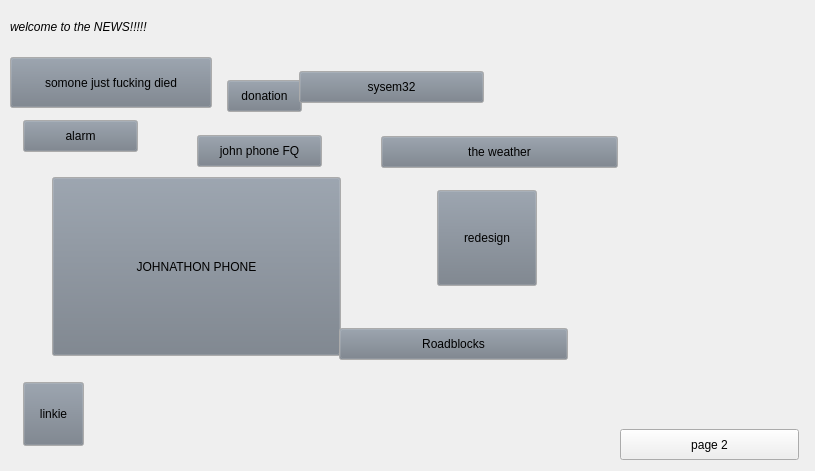
<?xml version="1.0" encoding="UTF-8"?>
<ui version="4.0">
 <class>MainWindow</class>
 <widget class="QMainWindow" name="MainWindow">
  <property name="geometry">
   <rect>
    <x>0</x>
    <y>0</y>
    <width>815</width>
    <height>471</height>
   </rect>
  </property>
  <property name="minimumSize">
   <size>
    <width>815</width>
    <height>471</height>
   </size>
  </property>
  <property name="maximumSize">
   <size>
    <width>815</width>
    <height>471</height>
   </size>
  </property>
  <property name="windowTitle">
   <string>the news</string>
  </property>
  <widget class="QWidget" name="centralwidget">
   <widget class="QPushButton" name="someoneDied">
    <property name="geometry">
     <rect>
      <x>10</x>
      <y>57</y>
      <width>202</width>
      <height>51</height>
     </rect>
    </property>
    <property name="palette">
     <palette>
      <active>
       <colorrole role="Button">
        <brush brushstyle="SolidPattern">
         <color alpha="100">
          <red>116</red>
          <green>125</green>
          <blue>136</blue>
         </color>
        </brush>
       </colorrole>
       <colorrole role="Text">
        <brush brushstyle="SolidPattern">
         <color alpha="255">
          <red>0</red>
          <green>0</green>
          <blue>0</blue>
         </color>
        </brush>
       </colorrole>
       <colorrole role="ButtonText">
        <brush brushstyle="SolidPattern">
         <color alpha="255">
          <red>0</red>
          <green>0</green>
          <blue>0</blue>
         </color>
        </brush>
       </colorrole>
      </active>
      <inactive>
       <colorrole role="Button">
        <brush brushstyle="SolidPattern">
         <color alpha="100">
          <red>116</red>
          <green>125</green>
          <blue>136</blue>
         </color>
        </brush>
       </colorrole>
       <colorrole role="Text">
        <brush brushstyle="SolidPattern">
         <color alpha="255">
          <red>0</red>
          <green>0</green>
          <blue>0</blue>
         </color>
        </brush>
       </colorrole>
       <colorrole role="ButtonText">
        <brush brushstyle="SolidPattern">
         <color alpha="255">
          <red>0</red>
          <green>0</green>
          <blue>0</blue>
         </color>
        </brush>
       </colorrole>
      </inactive>
      <disabled>
       <colorrole role="Button">
        <brush brushstyle="SolidPattern">
         <color alpha="100">
          <red>116</red>
          <green>125</green>
          <blue>136</blue>
         </color>
        </brush>
       </colorrole>
      </disabled>
     </palette>
    </property>
    <property name="text">
     <string>somone just fucking died</string>
    </property>
   </widget>
   <widget class="QLabel" name="welcomeTheNews">
    <property name="geometry">
     <rect>
      <x>10</x>
      <y>4</y>
      <width>445</width>
      <height>46</height>
     </rect>
    </property>
    <property name="font">
     <font>
      <italic>true</italic>
     </font>
    </property>
    <property name="styleSheet">
     <string notr="true">color: black;</string>
    </property>
    <property name="text">
     <string>welcome to the NEWS!!!!!</string>
    </property>
   </widget>
   <widget class="QPushButton" name="donation">
    <property name="geometry">
     <rect>
      <x>227</x>
      <y>80</y>
      <width>75</width>
      <height>32</height>
     </rect>
    </property>
    <property name="palette">
     <palette>
      <active>
       <colorrole role="Button">
        <brush brushstyle="SolidPattern">
         <color alpha="100">
          <red>116</red>
          <green>125</green>
          <blue>136</blue>
         </color>
        </brush>
       </colorrole>
       <colorrole role="Text">
        <brush brushstyle="SolidPattern">
         <color alpha="255">
          <red>0</red>
          <green>0</green>
          <blue>0</blue>
         </color>
        </brush>
       </colorrole>
       <colorrole role="ButtonText">
        <brush brushstyle="SolidPattern">
         <color alpha="255">
          <red>0</red>
          <green>0</green>
          <blue>0</blue>
         </color>
        </brush>
       </colorrole>
      </active>
      <inactive>
       <colorrole role="Button">
        <brush brushstyle="SolidPattern">
         <color alpha="100">
          <red>116</red>
          <green>125</green>
          <blue>136</blue>
         </color>
        </brush>
       </colorrole>
       <colorrole role="Text">
        <brush brushstyle="SolidPattern">
         <color alpha="255">
          <red>0</red>
          <green>0</green>
          <blue>0</blue>
         </color>
        </brush>
       </colorrole>
       <colorrole role="ButtonText">
        <brush brushstyle="SolidPattern">
         <color alpha="255">
          <red>0</red>
          <green>0</green>
          <blue>0</blue>
         </color>
        </brush>
       </colorrole>
      </inactive>
      <disabled>
       <colorrole role="Button">
        <brush brushstyle="SolidPattern">
         <color alpha="100">
          <red>116</red>
          <green>125</green>
          <blue>136</blue>
         </color>
        </brush>
       </colorrole>
      </disabled>
     </palette>
    </property>
    <property name="text">
     <string>donation</string>
    </property>
   </widget>
   <widget class="QPushButton" name="alarm">
    <property name="geometry">
     <rect>
      <x>23</x>
      <y>120</y>
      <width>115</width>
      <height>32</height>
     </rect>
    </property>
    <property name="palette">
     <palette>
      <active>
       <colorrole role="Button">
        <brush brushstyle="SolidPattern">
         <color alpha="100">
          <red>116</red>
          <green>125</green>
          <blue>136</blue>
         </color>
        </brush>
       </colorrole>
       <colorrole role="Text">
        <brush brushstyle="SolidPattern">
         <color alpha="255">
          <red>0</red>
          <green>0</green>
          <blue>0</blue>
         </color>
        </brush>
       </colorrole>
       <colorrole role="ButtonText">
        <brush brushstyle="SolidPattern">
         <color alpha="255">
          <red>0</red>
          <green>0</green>
          <blue>0</blue>
         </color>
        </brush>
       </colorrole>
      </active>
      <inactive>
       <colorrole role="Button">
        <brush brushstyle="SolidPattern">
         <color alpha="100">
          <red>116</red>
          <green>125</green>
          <blue>136</blue>
         </color>
        </brush>
       </colorrole>
       <colorrole role="Text">
        <brush brushstyle="SolidPattern">
         <color alpha="255">
          <red>0</red>
          <green>0</green>
          <blue>0</blue>
         </color>
        </brush>
       </colorrole>
       <colorrole role="ButtonText">
        <brush brushstyle="SolidPattern">
         <color alpha="255">
          <red>0</red>
          <green>0</green>
          <blue>0</blue>
         </color>
        </brush>
       </colorrole>
      </inactive>
      <disabled>
       <colorrole role="Button">
        <brush brushstyle="SolidPattern">
         <color alpha="100">
          <red>116</red>
          <green>125</green>
          <blue>136</blue>
         </color>
        </brush>
       </colorrole>
      </disabled>
     </palette>
    </property>
    <property name="text">
     <string>alarm</string>
    </property>
   </widget>
   <widget class="QPushButton" name="sysem32">
    <property name="geometry">
     <rect>
      <x>299</x>
      <y>71</y>
      <width>185</width>
      <height>32</height>
     </rect>
    </property>
    <property name="palette">
     <palette>
      <active>
       <colorrole role="Button">
        <brush brushstyle="SolidPattern">
         <color alpha="100">
          <red>116</red>
          <green>125</green>
          <blue>136</blue>
         </color>
        </brush>
       </colorrole>
       <colorrole role="Text">
        <brush brushstyle="SolidPattern">
         <color alpha="255">
          <red>0</red>
          <green>0</green>
          <blue>0</blue>
         </color>
        </brush>
       </colorrole>
       <colorrole role="ButtonText">
        <brush brushstyle="SolidPattern">
         <color alpha="255">
          <red>0</red>
          <green>0</green>
          <blue>0</blue>
         </color>
        </brush>
       </colorrole>
      </active>
      <inactive>
       <colorrole role="Button">
        <brush brushstyle="SolidPattern">
         <color alpha="100">
          <red>116</red>
          <green>125</green>
          <blue>136</blue>
         </color>
        </brush>
       </colorrole>
       <colorrole role="Text">
        <brush brushstyle="SolidPattern">
         <color alpha="255">
          <red>0</red>
          <green>0</green>
          <blue>0</blue>
         </color>
        </brush>
       </colorrole>
       <colorrole role="ButtonText">
        <brush brushstyle="SolidPattern">
         <color alpha="255">
          <red>0</red>
          <green>0</green>
          <blue>0</blue>
         </color>
        </brush>
       </colorrole>
      </inactive>
      <disabled>
       <colorrole role="Button">
        <brush brushstyle="SolidPattern">
         <color alpha="100">
          <red>116</red>
          <green>125</green>
          <blue>136</blue>
         </color>
        </brush>
       </colorrole>
      </disabled>
     </palette>
    </property>
    <property name="text">
     <string>sysem32</string>
    </property>
   </widget>
   <widget class="QPushButton" name="johnPhone">
    <property name="geometry">
     <rect>
      <x>52</x>
      <y>177</y>
      <width>289</width>
      <height>179</height>
     </rect>
    </property>
    <property name="palette">
     <palette>
      <active>
       <colorrole role="Button">
        <brush brushstyle="SolidPattern">
         <color alpha="100">
          <red>116</red>
          <green>125</green>
          <blue>136</blue>
         </color>
        </brush>
       </colorrole>
       <colorrole role="Text">
        <brush brushstyle="SolidPattern">
         <color alpha="255">
          <red>0</red>
          <green>0</green>
          <blue>0</blue>
         </color>
        </brush>
       </colorrole>
       <colorrole role="ButtonText">
        <brush brushstyle="SolidPattern">
         <color alpha="255">
          <red>0</red>
          <green>0</green>
          <blue>0</blue>
         </color>
        </brush>
       </colorrole>
      </active>
      <inactive>
       <colorrole role="Button">
        <brush brushstyle="SolidPattern">
         <color alpha="100">
          <red>116</red>
          <green>125</green>
          <blue>136</blue>
         </color>
        </brush>
       </colorrole>
       <colorrole role="Text">
        <brush brushstyle="SolidPattern">
         <color alpha="255">
          <red>0</red>
          <green>0</green>
          <blue>0</blue>
         </color>
        </brush>
       </colorrole>
       <colorrole role="ButtonText">
        <brush brushstyle="SolidPattern">
         <color alpha="255">
          <red>0</red>
          <green>0</green>
          <blue>0</blue>
         </color>
        </brush>
       </colorrole>
      </inactive>
      <disabled>
       <colorrole role="Button">
        <brush brushstyle="SolidPattern">
         <color alpha="100">
          <red>116</red>
          <green>125</green>
          <blue>136</blue>
         </color>
        </brush>
       </colorrole>
      </disabled>
     </palette>
    </property>
    <property name="text">
     <string>JOHNATHON PHONE</string>
    </property>
   </widget>
   <widget class="QPushButton" name="weather">
    <property name="geometry">
     <rect>
      <x>381</x>
      <y>136</y>
      <width>237</width>
      <height>32</height>
     </rect>
    </property>
    <property name="palette">
     <palette>
      <active>
       <colorrole role="Button">
        <brush brushstyle="SolidPattern">
         <color alpha="100">
          <red>116</red>
          <green>125</green>
          <blue>136</blue>
         </color>
        </brush>
       </colorrole>
       <colorrole role="Text">
        <brush brushstyle="SolidPattern">
         <color alpha="255">
          <red>0</red>
          <green>0</green>
          <blue>0</blue>
         </color>
        </brush>
       </colorrole>
       <colorrole role="ButtonText">
        <brush brushstyle="SolidPattern">
         <color alpha="255">
          <red>0</red>
          <green>0</green>
          <blue>0</blue>
         </color>
        </brush>
       </colorrole>
      </active>
      <inactive>
       <colorrole role="Button">
        <brush brushstyle="SolidPattern">
         <color alpha="100">
          <red>116</red>
          <green>125</green>
          <blue>136</blue>
         </color>
        </brush>
       </colorrole>
       <colorrole role="Text">
        <brush brushstyle="SolidPattern">
         <color alpha="255">
          <red>0</red>
          <green>0</green>
          <blue>0</blue>
         </color>
        </brush>
       </colorrole>
       <colorrole role="ButtonText">
        <brush brushstyle="SolidPattern">
         <color alpha="255">
          <red>0</red>
          <green>0</green>
          <blue>0</blue>
         </color>
        </brush>
       </colorrole>
      </inactive>
      <disabled>
       <colorrole role="Button">
        <brush brushstyle="SolidPattern">
         <color alpha="100">
          <red>116</red>
          <green>125</green>
          <blue>136</blue>
         </color>
        </brush>
       </colorrole>
      </disabled>
     </palette>
    </property>
    <property name="text">
     <string>the weather</string>
    </property>
   </widget>
   <widget class="QPushButton" name="johnPhoneFQ">
    <property name="geometry">
     <rect>
      <x>197</x>
      <y>135</y>
      <width>125</width>
      <height>32</height>
     </rect>
    </property>
    <property name="palette">
     <palette>
      <active>
       <colorrole role="Button">
        <brush brushstyle="SolidPattern">
         <color alpha="100">
          <red>116</red>
          <green>125</green>
          <blue>136</blue>
         </color>
        </brush>
       </colorrole>
       <colorrole role="Text">
        <brush brushstyle="SolidPattern">
         <color alpha="255">
          <red>0</red>
          <green>0</green>
          <blue>0</blue>
         </color>
        </brush>
       </colorrole>
       <colorrole role="ButtonText">
        <brush brushstyle="SolidPattern">
         <color alpha="255">
          <red>0</red>
          <green>0</green>
          <blue>0</blue>
         </color>
        </brush>
       </colorrole>
      </active>
      <inactive>
       <colorrole role="Button">
        <brush brushstyle="SolidPattern">
         <color alpha="100">
          <red>116</red>
          <green>125</green>
          <blue>136</blue>
         </color>
        </brush>
       </colorrole>
       <colorrole role="Text">
        <brush brushstyle="SolidPattern">
         <color alpha="255">
          <red>0</red>
          <green>0</green>
          <blue>0</blue>
         </color>
        </brush>
       </colorrole>
       <colorrole role="ButtonText">
        <brush brushstyle="SolidPattern">
         <color alpha="255">
          <red>0</red>
          <green>0</green>
          <blue>0</blue>
         </color>
        </brush>
       </colorrole>
      </inactive>
      <disabled>
       <colorrole role="Button">
        <brush brushstyle="SolidPattern">
         <color alpha="100">
          <red>116</red>
          <green>125</green>
          <blue>136</blue>
         </color>
        </brush>
       </colorrole>
      </disabled>
     </palette>
    </property>
    <property name="text">
     <string>john phone FQ</string>
    </property>
   </widget>
   <widget class="QPushButton" name="roadblocks">
    <property name="geometry">
     <rect>
      <x>339</x>
      <y>328</y>
      <width>229</width>
      <height>32</height>
     </rect>
    </property>
    <property name="palette">
     <palette>
      <active>
       <colorrole role="Button">
        <brush brushstyle="SolidPattern">
         <color alpha="100">
          <red>116</red>
          <green>125</green>
          <blue>136</blue>
         </color>
        </brush>
       </colorrole>
       <colorrole role="Text">
        <brush brushstyle="SolidPattern">
         <color alpha="255">
          <red>0</red>
          <green>0</green>
          <blue>0</blue>
         </color>
        </brush>
       </colorrole>
       <colorrole role="ButtonText">
        <brush brushstyle="SolidPattern">
         <color alpha="255">
          <red>0</red>
          <green>0</green>
          <blue>0</blue>
         </color>
        </brush>
       </colorrole>
      </active>
      <inactive>
       <colorrole role="Button">
        <brush brushstyle="SolidPattern">
         <color alpha="100">
          <red>116</red>
          <green>125</green>
          <blue>136</blue>
         </color>
        </brush>
       </colorrole>
       <colorrole role="Text">
        <brush brushstyle="SolidPattern">
         <color alpha="255">
          <red>0</red>
          <green>0</green>
          <blue>0</blue>
         </color>
        </brush>
       </colorrole>
       <colorrole role="ButtonText">
        <brush brushstyle="SolidPattern">
         <color alpha="255">
          <red>0</red>
          <green>0</green>
          <blue>0</blue>
         </color>
        </brush>
       </colorrole>
      </inactive>
      <disabled>
       <colorrole role="Button">
        <brush brushstyle="SolidPattern">
         <color alpha="100">
          <red>116</red>
          <green>125</green>
          <blue>136</blue>
         </color>
        </brush>
       </colorrole>
      </disabled>
     </palette>
    </property>
    <property name="text">
     <string>Roadblocks</string>
    </property>
   </widget>
   <widget class="QPushButton" name="linkie">
    <property name="geometry">
     <rect>
      <x>23</x>
      <y>382</y>
      <width>61</width>
      <height>64</height>
     </rect>
    </property>
    <property name="palette">
     <palette>
      <active>
       <colorrole role="Button">
        <brush brushstyle="SolidPattern">
         <color alpha="100">
          <red>116</red>
          <green>125</green>
          <blue>136</blue>
         </color>
        </brush>
       </colorrole>
       <colorrole role="Text">
        <brush brushstyle="SolidPattern">
         <color alpha="255">
          <red>0</red>
          <green>0</green>
          <blue>0</blue>
         </color>
        </brush>
       </colorrole>
       <colorrole role="ButtonText">
        <brush brushstyle="SolidPattern">
         <color alpha="255">
          <red>0</red>
          <green>0</green>
          <blue>0</blue>
         </color>
        </brush>
       </colorrole>
      </active>
      <inactive>
       <colorrole role="Button">
        <brush brushstyle="SolidPattern">
         <color alpha="100">
          <red>116</red>
          <green>125</green>
          <blue>136</blue>
         </color>
        </brush>
       </colorrole>
       <colorrole role="Text">
        <brush brushstyle="SolidPattern">
         <color alpha="255">
          <red>0</red>
          <green>0</green>
          <blue>0</blue>
         </color>
        </brush>
       </colorrole>
       <colorrole role="ButtonText">
        <brush brushstyle="SolidPattern">
         <color alpha="255">
          <red>0</red>
          <green>0</green>
          <blue>0</blue>
         </color>
        </brush>
       </colorrole>
      </inactive>
      <disabled>
       <colorrole role="Button">
        <brush brushstyle="SolidPattern">
         <color alpha="100">
          <red>116</red>
          <green>125</green>
          <blue>136</blue>
         </color>
        </brush>
       </colorrole>
      </disabled>
     </palette>
    </property>
    <property name="text">
     <string>linkie</string>
    </property>
   </widget>
   <widget class="QPushButton" name="redesign">
    <property name="geometry">
     <rect>
      <x>437</x>
      <y>190</y>
      <width>100</width>
      <height>96</height>
     </rect>
    </property>
    <property name="palette">
     <palette>
      <active>
       <colorrole role="Button">
        <brush brushstyle="SolidPattern">
         <color alpha="100">
          <red>116</red>
          <green>125</green>
          <blue>136</blue>
         </color>
        </brush>
       </colorrole>
       <colorrole role="Text">
        <brush brushstyle="SolidPattern">
         <color alpha="255">
          <red>0</red>
          <green>0</green>
          <blue>0</blue>
         </color>
        </brush>
       </colorrole>
       <colorrole role="ButtonText">
        <brush brushstyle="SolidPattern">
         <color alpha="255">
          <red>0</red>
          <green>0</green>
          <blue>0</blue>
         </color>
        </brush>
       </colorrole>
      </active>
      <inactive>
       <colorrole role="Button">
        <brush brushstyle="SolidPattern">
         <color alpha="100">
          <red>116</red>
          <green>125</green>
          <blue>136</blue>
         </color>
        </brush>
       </colorrole>
       <colorrole role="Text">
        <brush brushstyle="SolidPattern">
         <color alpha="255">
          <red>0</red>
          <green>0</green>
          <blue>0</blue>
         </color>
        </brush>
       </colorrole>
       <colorrole role="ButtonText">
        <brush brushstyle="SolidPattern">
         <color alpha="255">
          <red>0</red>
          <green>0</green>
          <blue>0</blue>
         </color>
        </brush>
       </colorrole>
      </inactive>
      <disabled>
       <colorrole role="Button">
        <brush brushstyle="SolidPattern">
         <color alpha="100">
          <red>116</red>
          <green>125</green>
          <blue>136</blue>
         </color>
        </brush>
       </colorrole>
      </disabled>
     </palette>
    </property>
    <property name="text">
     <string>redesign</string>
    </property>
   </widget>
   <widget class="QLabel" name="roadblockman">
    <property name="geometry">
     <rect>
      <x>112</x>
      <y>364</y>
      <width>266</width>
      <height>100</height>
     </rect>
    </property>
    <property name="styleSheet">
     <string notr="true">border-image: url(&quot;:/assets/roadblockman.png&quot;) 0 0 0 0 stretch stretch;</string>
    </property>
    <property name="text">
     <string/>
    </property>
    <property name="scaledContents">
     <bool>true</bool>
    </property>
   </widget>
   <widget class="QLabel" name="label">
    <property name="geometry">
     <rect>
      <x>0</x>
      <y>0</y>
      <width>815</width>
      <height>471</height>
     </rect>
    </property>
    <property name="styleSheet">
     <string notr="true">border-image: url(&quot;:/assets/reporter.png&quot;) 0 0 0 0 stretch stretch;</string>
    </property>
    <property name="text">
     <string/>
    </property>
    <property name="indent">
     <number>-99999</number>
    </property>
   </widget>
   <widget class="QPushButton" name="page2">
    <property name="geometry">
     <rect>
      <x>620</x>
      <y>429</y>
      <width>179</width>
      <height>31</height>
     </rect>
    </property>
    <property name="text">
     <string>page 2</string>
    </property>
   </widget>
   <zorder>label</zorder>
   <zorder>someoneDied</zorder>
   <zorder>welcomeTheNews</zorder>
   <zorder>donation</zorder>
   <zorder>alarm</zorder>
   <zorder>sysem32</zorder>
   <zorder>johnPhone</zorder>
   <zorder>weather</zorder>
   <zorder>johnPhoneFQ</zorder>
   <zorder>roadblocks</zorder>
   <zorder>linkie</zorder>
   <zorder>redesign</zorder>
   <zorder>roadblockman</zorder>
   <zorder>page2</zorder>
  </widget>
  <action name="actionyes">
   <property name="text">
    <string>yes</string>
   </property>
  </action>
  <action name="actionno">
   <property name="text">
    <string>no</string>
   </property>
  </action>
  <action name="actionokay">
   <property name="text">
    <string>okay</string>
   </property>
  </action>
  <action name="actionquit">
   <property name="text">
    <string>quit...</string>
   </property>
  </action>
 </widget>
 <resources/>
 <connections/>
</ui>
